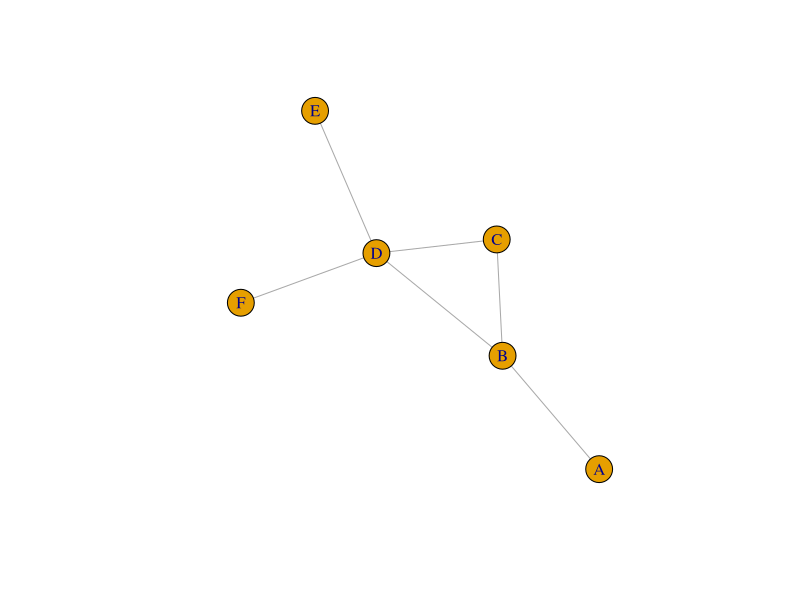
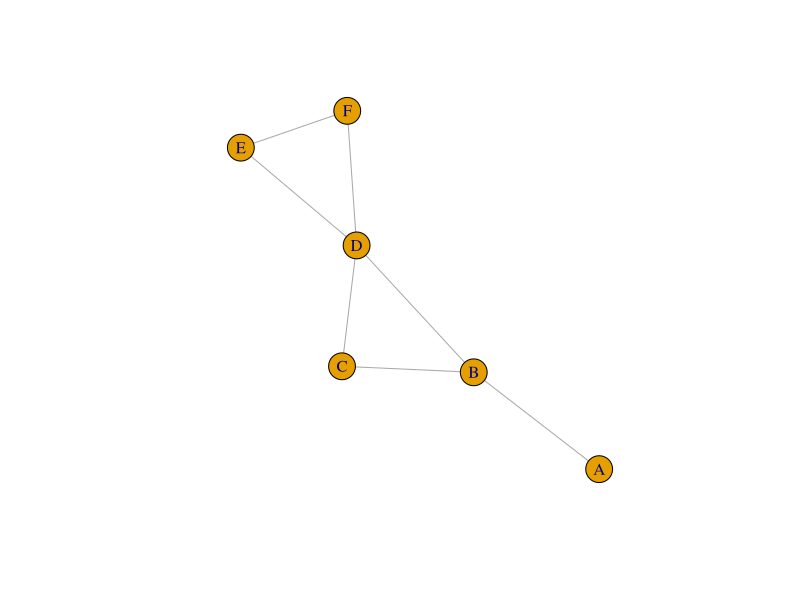

Generate these figures, in order, with R:

# setup -------------------------------------------------------------------

library(igraph)

# to dot ------------------------------------------------------------------

g <- graph.ring(3)
# write.graph(g, file = "test.dot", format = "dot")  # generates many errors
# write.graph(g, file = "test.graphml", format = "graphml")


# depth first traversal ---------------------------------------------------

g <- graph_from_literal(A-B-D-E, B-C, D-F, D-C)
plot(g)
g <- g + edge(V(g)["E"], V(g)["F"])
plot(g)

#' do a depth first traversal of g starting at v
depth_first <- function(g, v) {
  get_nbd <- function(x) neighbors(g, x)
  q <- v
  added <- v
  proc <- V(g)[FALSE]   # empty list of vertices from this graph
  while(length(q) > 0) {
    n <- q[1]
    q <- q[-1]

    proc <- c(proc, n)
    
    nbd <- get_nbd(n)
    # only add any element once (or finite no times if multiple edges)
    nbd <- nbd[!nbd %in% added]
    if(length(nbd) != 0) {
      q <- c(nbd, q)
      added <- c(added, nbd)
    }
    
  }
  proc
}

depth_first(g, V(g)["B"])

#' do a breadth first traversal of g starting at v
breadth_first <- function(g, v) {
  q <- v
  added <- v
  proc <- V(g)[FALSE]  # empty list of vertices from this graph
  while(length(q) > 0) {
    n <- q[1]
    q <- q[-1]
    
    proc <- c(proc, n)
    
    nbd <- neighbors(g, n)
    # only add any element once (or finite no times if multiple edges)
    nbd <- nbd[!nbd %in% added]
    if(length(nbd) != 0) {
      q <- c(q, nbd)
      added <- c(added, nbd)
    }
    
  }
  proc
}

breadth_first(g, V(g)["A"])
